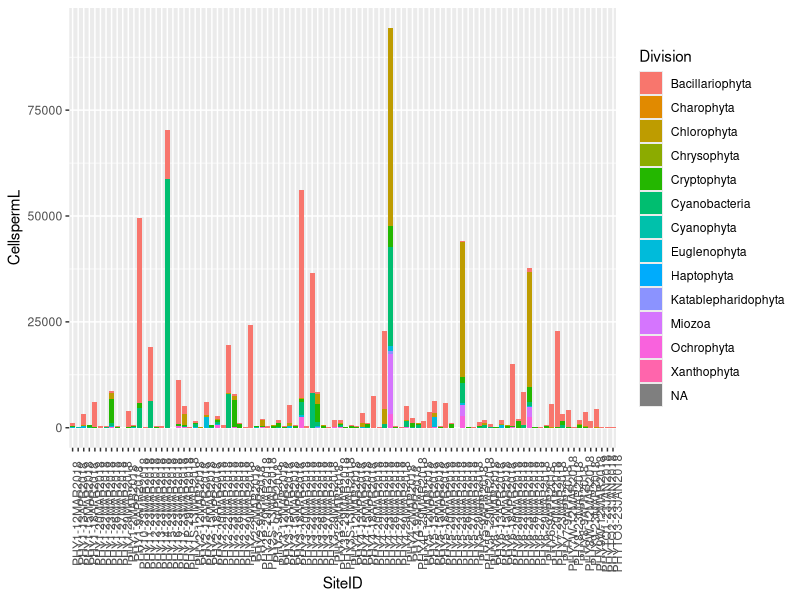
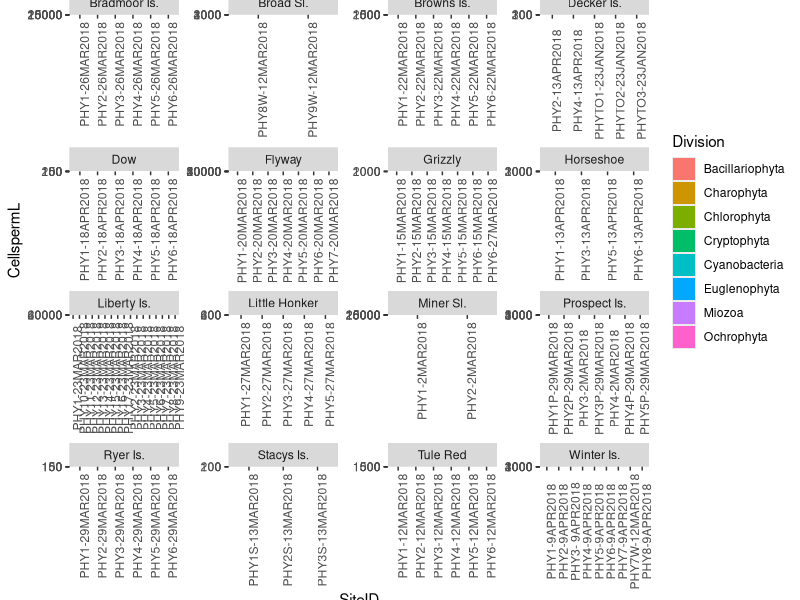
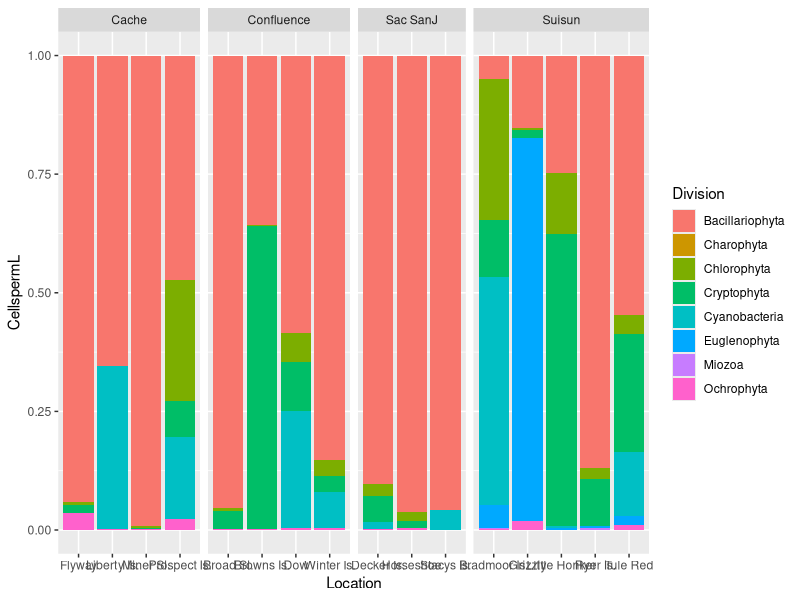
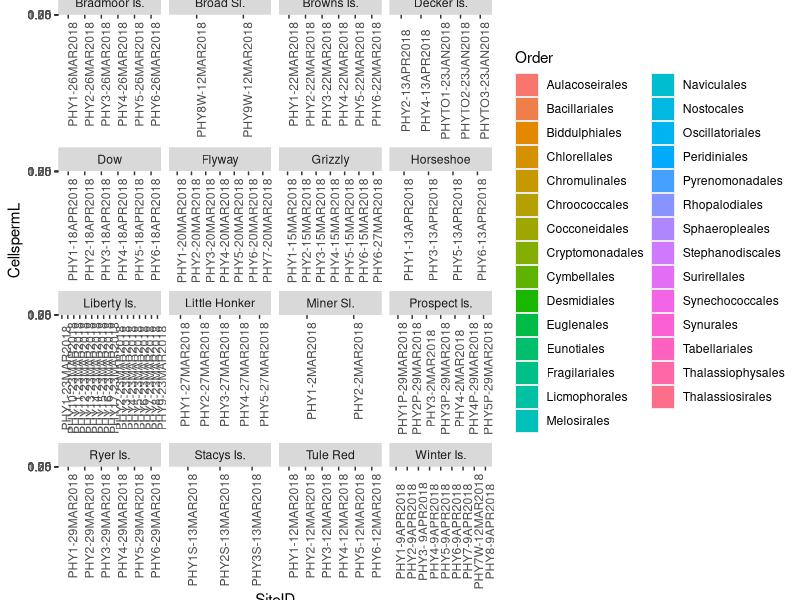
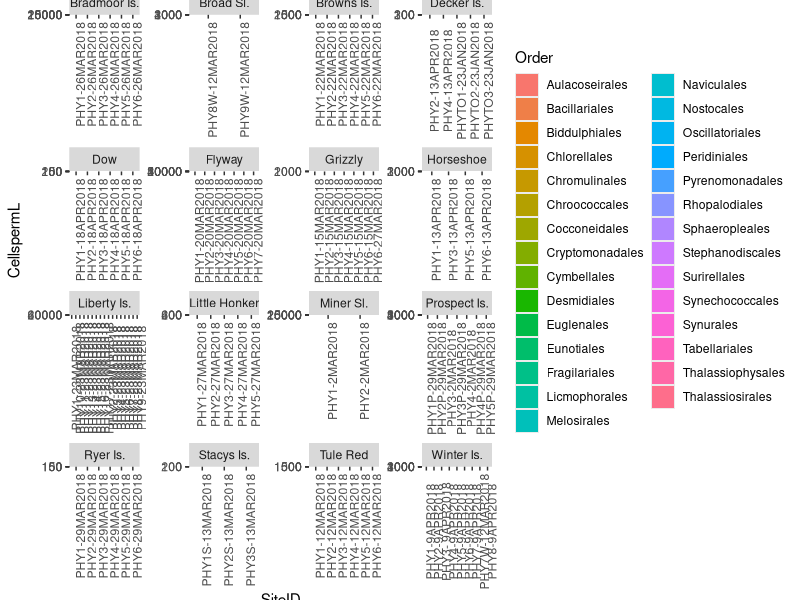
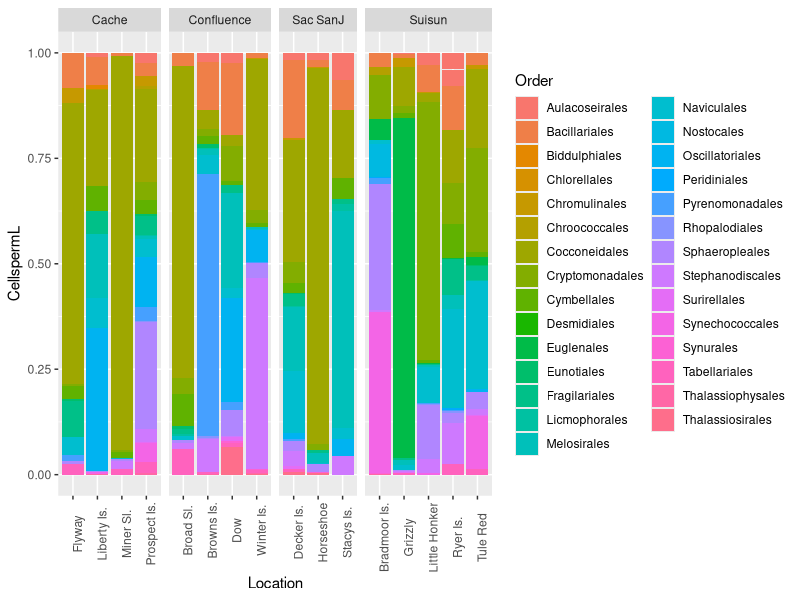
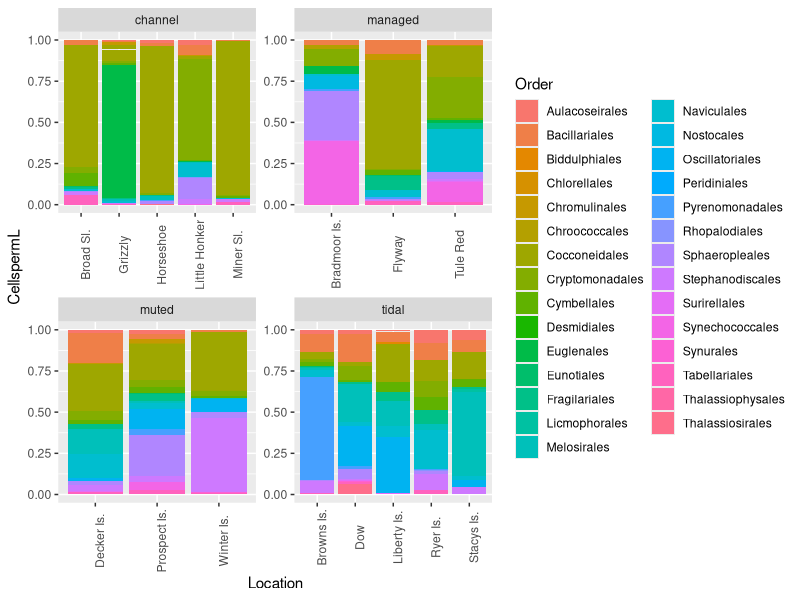
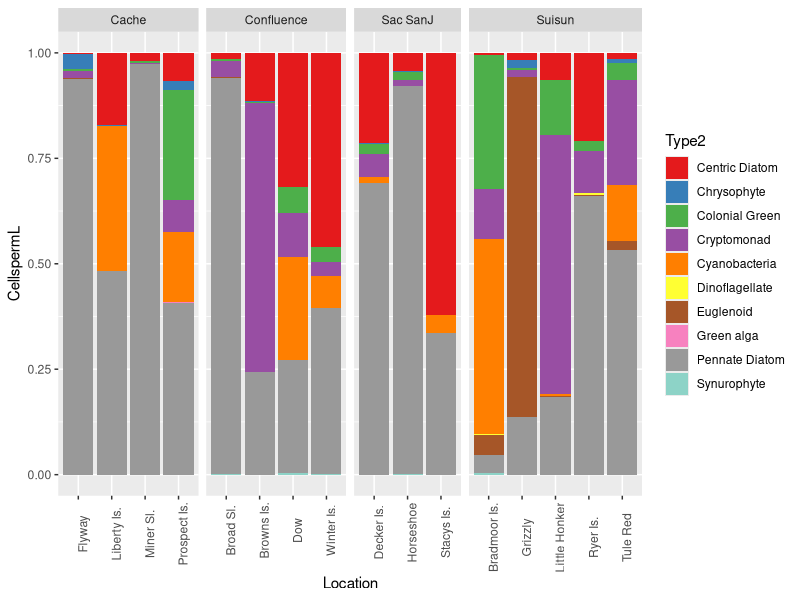

Recreate these plots in R, in order.
#Look at the phytoplankton data EcoAnalysists sent us, just for 2018
library(readxl)
library(dplyr)
library(ggplot2)
library(reshape2)
library(vegan)
library(RColorBrewer)

#read in the info EcoAnalysts send us
phytos <- read_excel("phytosR.xlsx", 
                     sheet = "phytosR", col_types = c("text", 
                                                      "date", "numeric", "numeric", "text", 
                                                      "text", "text", "text", "text", "text", 
                                                      "text", "numeric", "numeric", "numeric", 
                                                      "numeric", "numeric", "numeric", 
                                                      "numeric", "numeric", "numeric"))


#see what taxa we got
FRPtax = group_by(phytos, Taxon, Division, Order, Family, Genus, Species) %>% summarize(count = sum(CellspermL))

############################################################
#Subset just 2018
phytob = filter(phytos, Date > "2018-1-1" )

p1 = ggplot(phytob, aes(x=SiteID, y = CellspermL, fill = Division))
p1+ geom_bar(stat = "identity") + theme(axis.text.x = element_text(angle = 90))

#Now lets get the site information:
phtyoquery <- read_excel("phtyoquery.xlsx", 
                         col_types = c("text", "text", 
                                       "date", "text", "text"))

phytos2 = merge(phytob[,-2], phtyoquery, all.x = T, by = "SiteID")

#import tiffanys info
taxa2 <- read_excel("FRPtaxa T Brown edits.xlsx", 
                    sheet = "Taxon Info")

#merge the new info onto the data set
phytos2 = merge(phytos2, taxa2, by = "Genus")



#combine into one row per sample
physum = group_by(phytos2, SiteID, Region, Location, SiteType) %>% summarize(CPUE = sum(CellspermL))

######################################################################################
#some exploritory plots
#set up a color pallete
mypal = c(brewer.pal(9, "Set1"), brewer.pal(12, "Set3"), "black")

#set up a theme
mytheme = theme(strip.text.x = element_text(size=14),strip.text.y = element_text(size=18),
                axis.text.x  = element_text(angle=90, hjust=1, vjust = 0.5, size=12),
                axis.title.y  = element_text(size=16),
                axis.title.x  = element_text(size = 16), axis.text.y = element_text(size = 14),
                legend.text = element_text(size = 14),
                legend.title=element_blank(), legend.background =element_blank()) 

#graph by location

p2 = ggplot(phytos2, aes(x=SiteID, y = CellspermL, fill = Division))
p2+ geom_bar(stat = "identity") + facet_wrap(~Location, scales = "free")+
  theme(axis.text.x = element_text(angle = 90))

p21 = ggplot(phytos2, aes(x=Location, y = CellspermL, fill = Division))
p21+ geom_bar(stat = "identity", position = "fill") + facet_grid(.~Region, scales = "free_x", space = "free")



#finer taxonomic resolution:
p2.1 = ggplot(phytos2, aes(x=SiteID, y = CellspermL, fill = Order))
p2.1+ geom_bar(stat = "identity", position = "fill") + facet_wrap(~Location, scales = "free_x")+
  theme(axis.text.x = element_text(angle = 90))
p2.1 + geom_bar(stat = "identity") + facet_wrap(~Location, scales = "free")+
  theme(axis.text.x = element_text(angle = 90))


#finer taxonomic resolution:
p2.2 = ggplot(phytos2, aes(x=Location, y = CellspermL, fill = Order))
p2.2+ geom_bar(stat = "identity", position = "fill") + facet_grid(~Region, scales = "free_x", space = "free_x")+
  theme(axis.text.x = element_text(angle = 90))
p2.2 + geom_bar(stat = "identity", position = "fill") + facet_wrap(~SiteType, scales = "free")+
  theme(axis.text.x = element_text(angle = 90))



#courser groups
p2.2 = ggplot(phytos2, aes(x=Location, y = CellspermL, fill = Type2))
p2.2+ geom_bar(stat = "identity", position = "fill") + 
  facet_grid(~Region, scales = "free_x", space = "free_x")+
  theme(axis.text.x = element_text(angle = 90)) +
  scale_fill_manual(values = mypal)
p2.2 + geom_bar(stat = "identity", position = "fill") + facet_wrap(~SiteType, scales = "free")+
  theme(axis.text.x = element_text(angle = 90))+
  scale_fill_manual(values = mypal)



#Summarize by location and date
phytos3x = group_by(phytos2, Location, SiteID, Date, Division, SiteType) %>% summarise(Cells = sum(CellspermL))
phytos3 = group_by(phytos3x, Location, Division, SiteType) %>% summarize(Cells = mean(Cells), seCells = sd(Cells)/length(Cells))

